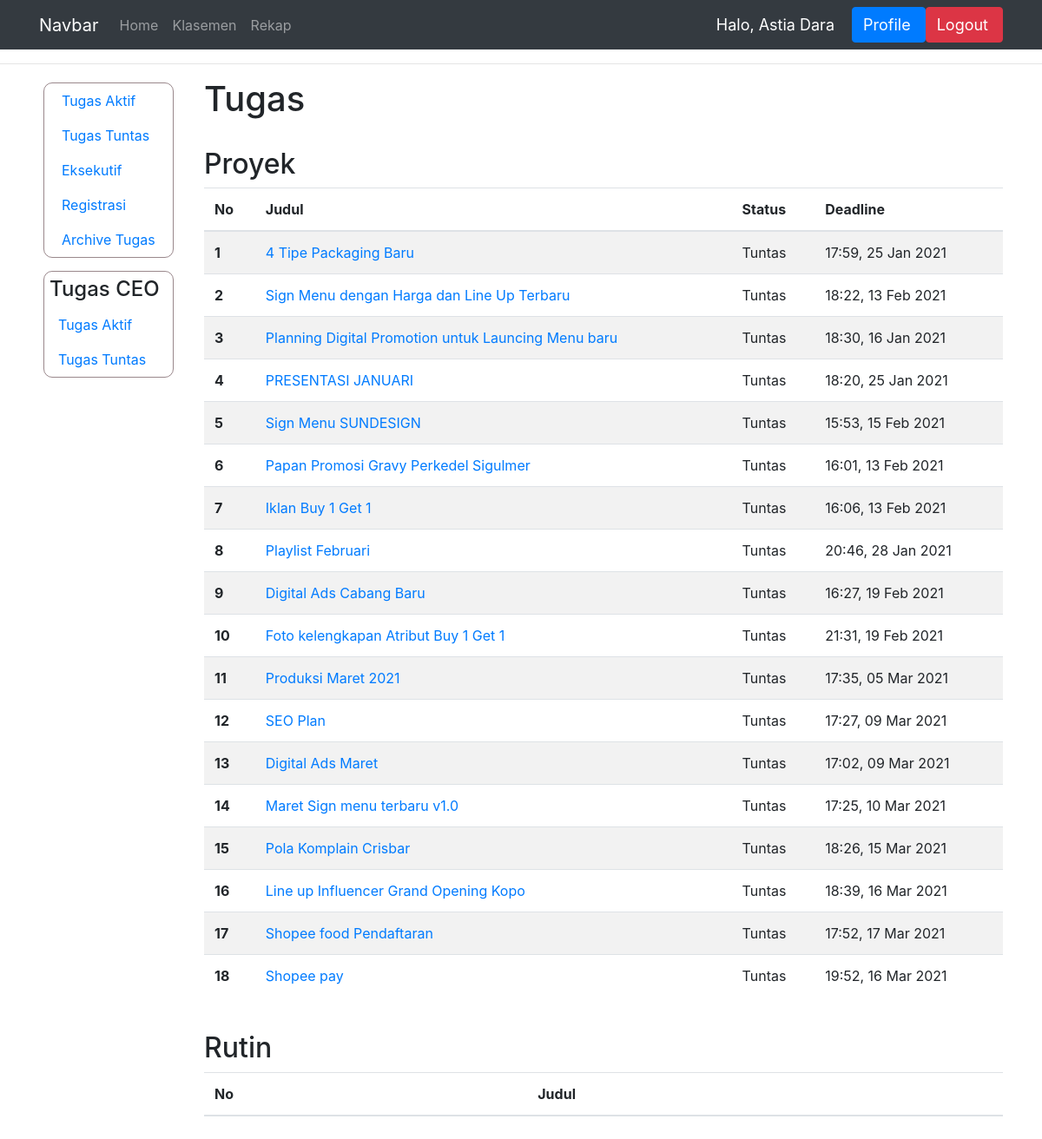
The page /tugas_tuntas_manager/ (signed in) on the database as committed earlier.
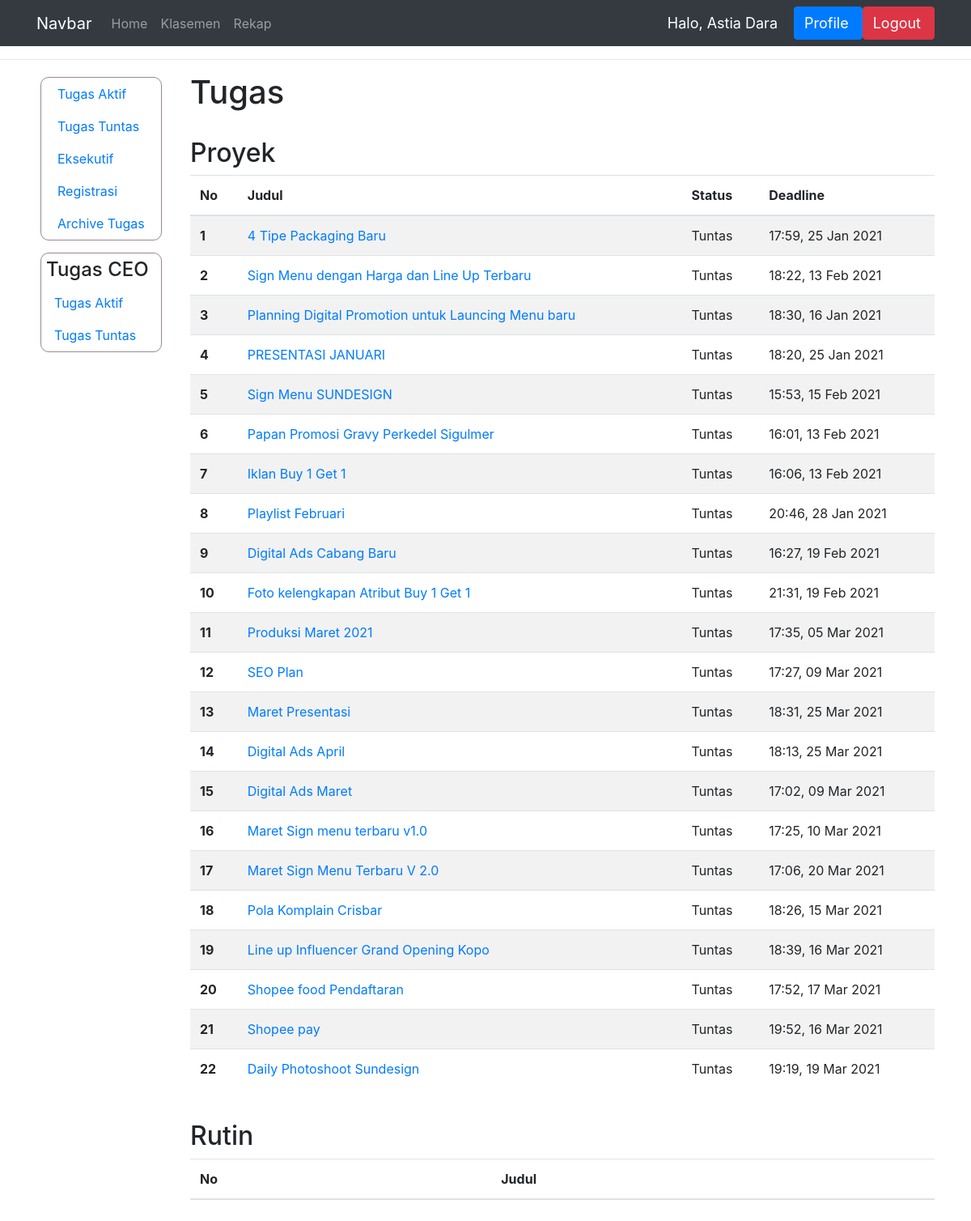
The same page on the database as committed later.
### dashboard/models.py (models this page shows, shortened)
class TugasProyek(models.Model):
    STATUS = (
        ('Tuntas', 'Tuntas'),
        ('Hold', 'Hold'),
        ('On Progress', 'On Progress'),
        ('Selesai', 'Selesai'),
        ('Deadline', 'Deadline'),
        ('Terlambat', 'Terlambat')
    )
    pemilik_tugas = models.ForeignKey(User, on_delete=models.CASCADE)
    judul = models.CharField(max_length=150)
    isi = models.CharField(max_length=1000)
    deadline = models.DateTimeField('Deadline')
    status = models.CharField(max_length=15, choices=STATUS)
    bukti = models.CharField(max_length=100, null=True)
    penilaian = models.IntegerField(null=True)
    bagian = models.CharField(max_length = 100, null=True)
    komentar = models.CharField(max_length=1000)
    selesai_pada = models.DateTimeField('Selesai pada', null=True)
    link_bukti = models.CharField(max_length=1000, null=True)
    archive = models.BooleanField(null=True, default=False)
    ketuntasan = models.BooleanField(null=True, default=False)

### dashboard/views.py (the view)
# urls.py: path('tugas_tuntas_manager/', views.tugas_tuntas_manager, name='tugas_tuntas_manager'),
@login_required(login_url='login')
def tugas_tuntas_manager(request):
    ngecekdeadline()
    nama = request.user.first_name
    objek_user = User.objects.get(pk=request.user.id)
    t = TugasProyek.objects.filter(pemilik_tugas=objek_user, status="Tuntas")
    context = {'nama' : nama, 'tugas_proyek' : t}
    if not request.user.groups.filter(name='Eksekutif').exists() or request.user.last_name == 'Human Resource':
        context['data_kar'] = True
    return render(request, 'manager/tugas_tuntas_manager.html', context)

### dashboard/views.py (called while the page is built)
def ngecekdeadline():
    tugas = TugasProyek.objects.all()
    for a in tugas:
        deadline = a.deadline
        saat_ini = timezone.now()
        apakah_deadline = (deadline - saat_ini)
        if (apakah_deadline.days < 0) and (a.status == 'On Progress'):
            a.status = "Deadline"
            a.save()
    tugas_rutin = IsiTugasRutin.objects.all()
    for a in tugas_rutin:
        deadline = a.deadline
        saat_ini = timezone.now()
        apakah_deadline = (deadline - saat_ini)
        if (apakah_deadline.days < 0) and (a.status == 'On Progress'):
            a.status = "Deadline"
            a.save()

### templates/manager/tugas_tuntas_manager.html (shortened to what this page needs)
{% extends 'main.html' %}
{% block content %}
<hr>
<div class="container">
    <div class="row">
        {% include 'manager/sidebar.html' %}
        <div class="col">
            <h1>Tugas</h1>
            <br>
            <h2 class="padding-proyek">Proyek</h2>
            <table class="table table-striped">
                <thead>
                  <tr>
                    <th scope="col">No</th>
                    <th scope="col">Judul</th>
                    <th scope="col">Status</th>
                    <th scope="col">Deadline</th>
                  </tr>
                </thead>
                <tbody>
                    {% for isi in tugas_proyek %}
                  <tr>
                    <th scope="row">{{forloop.counter}}</th>
                    <td><a href="{% url 'detail_tugas_proyek' isi.id %}">{{isi.judul}}</a></td>
                    <td>{{isi.status}}</td>
                    <td>{{isi.deadline|time:"H:i"}}, {{isi.deadline|date:"d M Y"}}</td>
                  </tr>
                    {% endfor %}
                </tbody>
              </table>
              <br>
              <h2 class="padding-proyek">Rutin</h2>
              <table class="table table-striped">
                <thead>
                  <tr>
                    <th scope="col">No</th>
                    <th scope="col">Judul</th>
                  </tr>
                </thead>
              </table>
              <br><br><br><br><br><br><br><br>
        </div>
    </div>
{% endblock %}

Rows that differ between the two databases and show on the page:
now on this page (row edited): TugasProyek: judul "Maret Presentasi", status "Tuntas", deadline "18:31", deadline "25 Mar 2021"
now on this page (row edited): TugasProyek: judul "Digital Ads April", status "Tuntas", deadline "18:13", deadline "25 Mar 2021"
now on this page (row edited): TugasProyek: judul "Maret Sign Menu Terbaru V 2.0", status "Tuntas", deadline "17:06", deadline "20 Mar 2021"
now on this page (row edited): TugasProyek: judul "Daily Photoshoot Sundesign", status "Tuntas", deadline "19:19", deadline "19 Mar 2021"
